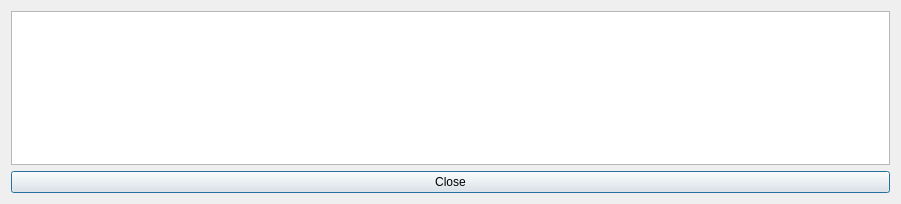
<?xml version="1.0" encoding="UTF-8"?>
<ui version="4.0">
 <class>PlainTextBox</class>
 <widget class="QDialog" name="PlainTextBox">
  <property name="geometry">
   <rect>
    <x>0</x>
    <y>0</y>
    <width>901</width>
    <height>204</height>
   </rect>
  </property>
  <property name="windowTitle">
   <string>Dialog</string>
  </property>
  <layout class="QVBoxLayout" name="verticalLayout">
   <item>
    <widget class="QPlainTextEdit" name="plainTextEdit">
     <property name="undoRedoEnabled">
      <bool>false</bool>
     </property>
     <property name="readOnly">
      <bool>true</bool>
     </property>
    </widget>
   </item>
   <item>
    <widget class="QPushButton" name="btnClose">
     <property name="text">
      <string>Close</string>
     </property>
    </widget>
   </item>
  </layout>
 </widget>
 <resources/>
 <connections/>
</ui>
